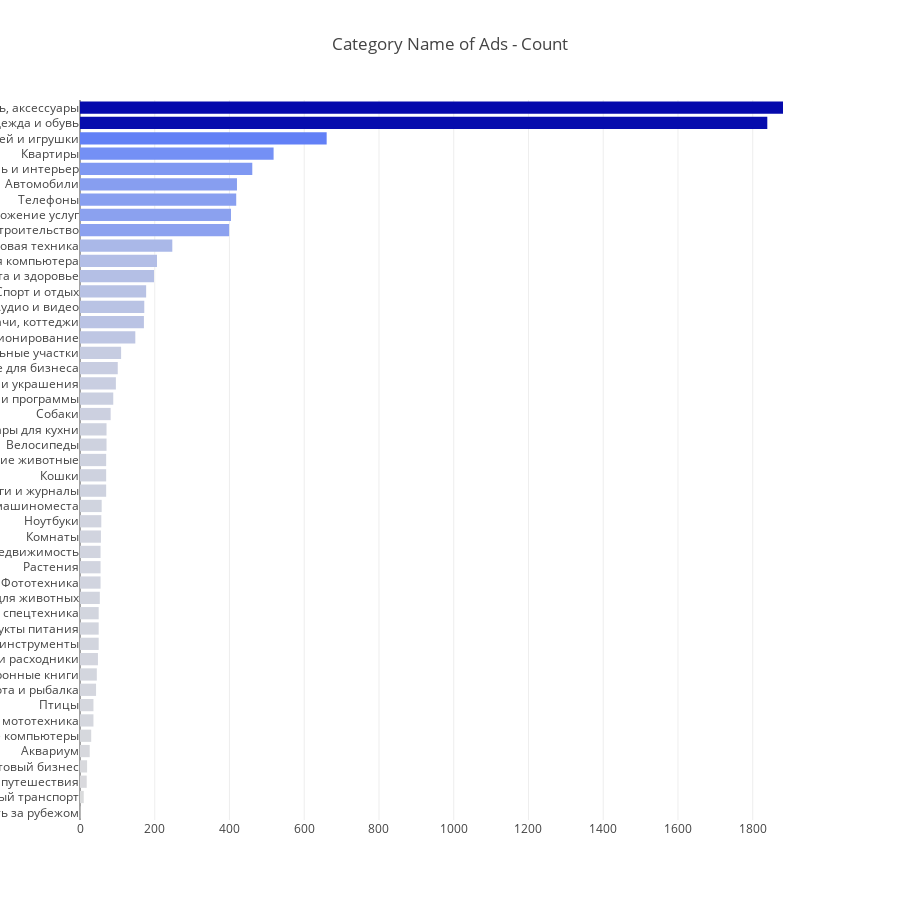

This figure's notebook cell:
### Markdown cell above
查看一下广告的类别

### Code cell
cnt_srs = train_df['category_name'].value_counts()
trace = go.Bar(
    x = cnt_srs.values[::-1],
    y = cnt_srs.index[::-1],
    orientation = 'h',
    marker = dict(
        color = cnt_srs.values[::-1],
        colorscale = 'Blues',
        reversescale = True
    ),
)
layout = dict(
    title = "Category Name of Ads - Count",
    height = 900
)
data = [trace]
fig = go.Figure(data=data, layout=layout)
py.iplot(fig, filename="category name")

### Figure 1 — Plotly figure (JSON) as saved in the notebook; plotly's stock layout.template omitted (floating-point values rounded to 4 significant figures)
{"data": [{"marker": {"color": [1, 10, 18, 19, 26, 30, 36, 36, 43, 45, 48, 50, 50, 50, 53, 55, 55, 55, 56, 57, 58, 70, 70, 70, 71, 71, 82, 89, 96, 101, 110, 148, 171, 172, 177, 198, 206, 247, 399, 404, 418, 420, 461, 518, 660, 1839, 1881], "colorscale": "Blues", "reversescale": true}, "orientation": "h", "type": "bar", "uid": "c4478519-c990-4cab-bfc1-b38a026a19f2", "x": [1, 10, 18, 19, 26, 30, 36, 36, 43, 45, 48, 50, 50, 50, 53, 55, 55, 55, 56, 57, 58, 70, 70, 70, 71, 71, 82, 89, 96, 101, 110, 148, 171, 172, 177, 198, 206, 247, 399, 404, 418, 420, 461, 518, 660, 1839, 1881], "y": ["Недвижимость за рубежом", "Водный транспорт", "Билеты и путешествия", "Готовый бизнес", "Аквариум", "Настольные компьютеры", "Мотоциклы и мототехника", "Птицы", "Охота и рыбалка", "Планшеты и электронные книги", "Оргтехника и расходники", "Музыкальные инструменты", "Продукты питания", "Грузовики и спецтехника", "Товары для животных", "Фототехника", "Растения", "Коммерческая недвижимость", "Комнаты", "Ноутбуки", "Гаражи и машиноместа", "Книги и журналы", "Кошки", "Другие животные", "Велосипеды", "Посуда и товары для кухни", "Собаки", "Игры, приставки и программы", "Часы и украшения", "Оборудование для бизнеса", "Земельные участки", "Коллекционирование", "Дома, дачи, коттеджи", "Аудио и видео", "Спорт и отдых", "Красота и здоровье", "Товары для компьютера", "Бытовая техника", "Ремонт и строительство", "Предложение услуг", "Телефоны", "Автомобили", "Мебель и интерьер", "Квартиры", "Товары для детей и игрушки", "Детская одежда и обувь", "Одежда, обувь, аксессуары"]}], "layout": {"height": 900, "title": {"text": "Category Name of Ads - Count"}}}
